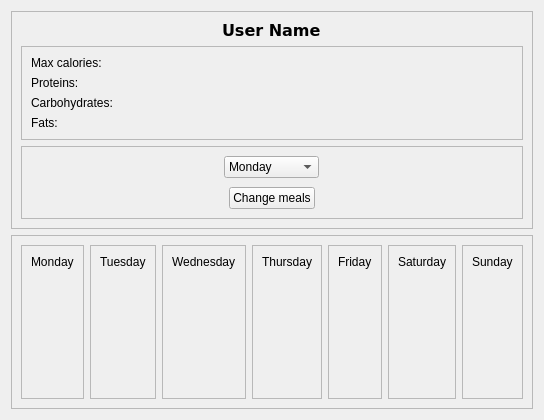
        <widget class="QWidget" name="tab">
         <attribute name="title">
          <string>Your day</string>
         </attribute>
         <layout class="QGridLayout" name="gridLayout_25">
          <item row="0" column="0">
           <widget class="QFrame" name="frame_18">
            <property name="frameShape">
             <enum>QFrame::StyledPanel</enum>
            </property>
            <property name="frameShadow">
             <enum>QFrame::Raised</enum>
            </property>
            <layout class="QGridLayout" name="gridLayout_23">
             <item row="1" column="0">
              <widget class="QFrame" name="frame_19">
               <property name="frameShape">
                <enum>QFrame::StyledPanel</enum>
               </property>
               <property name="frameShadow">
                <enum>QFrame::Raised</enum>
               </property>
               <layout class="QGridLayout" name="gridLayout_24">
                <item row="2" column="0" alignment="Qt::AlignLeft">
                 <widget class="QLabel" name="yourdayCarbohydrates">
                  <property name="text">
                   <string>Carbohydrates:</string>
                  </property>
                 </widget>
                </item>
                <item row="0" column="0" alignment="Qt::AlignLeft">
                 <widget class="QLabel" name="yourdayMaxCalories">
                  <property name="text">
                   <string>Max calories:</string>
                  </property>
                 </widget>
                </item>
                <item row="1" column="0" alignment="Qt::AlignLeft">
                 <widget class="QLabel" name="yourdayProteins">
                  <property name="text">
                   <string>Proteins:</string>
                  </property>
                 </widget>
                </item>
                <item row="3" column="0" alignment="Qt::AlignLeft">
                 <widget class="QLabel" name="yourdayFats">
                  <property name="text">
                   <string>Fats:</string>
                  </property>
                 </widget>
                </item>
               </layout>
              </widget>
             </item>
             <item row="2" column="0">
              <widget class="QFrame" name="frame_21">
               <property name="frameShape">
                <enum>QFrame::StyledPanel</enum>
               </property>
               <property name="frameShadow">
                <enum>QFrame::Raised</enum>
               </property>
               <layout class="QGridLayout" name="gridLayout_28">
                <property name="spacing">
                 <number>9</number>
                </property>
                <item row="0" column="0" alignment="Qt::AlignHCenter|Qt::AlignVCenter">
                 <widget class="QComboBox" name="choosenDay">
                  <item>
                   <property name="text">
                    <string>Monday</string>
                   </property>
                  </item>
                  <item>
                   <property name="text">
                    <string>Tuesday</string>
                   </property>
                  </item>
                  <item>
                   <property name="text">
                    <string>Wednesday</string>
                   </property>
                  </item>
                  <item>
                   <property name="text">
                    <string>Thursday</string>
                   </property>
                  </item>
                  <item>
                   <property name="text">
                    <string>Friday</string>
                   </property>
                  </item>
                  <item>
                   <property name="text">
                    <string>Saturday</string>
                   </property>
                  </item>
                  <item>
                   <property name="text">
                    <string>Sunday</string>
                   </property>
                  </item>
                 </widget>
                </item>
                <item row="1" column="0" alignment="Qt::AlignHCenter|Qt::AlignVCenter">
                 <widget class="QPushButton" name="checkDayPlan">
                  <property name="maximumSize">
                   <size>
                    <width>100</width>
                    <height>16777215</height>
                   </size>
                  </property>
                  <property name="text">
                   <string>Change meals</string>
                  </property>
                 </widget>
                </item>
               </layout>
              </widget>
             </item>
             <item row="0" column="0" alignment="Qt::AlignHCenter|Qt::AlignVCenter">
              <widget class="QLabel" name="yourdayUsername">
               <property name="font">
                <font>
                 <family>Verdana</family>
                 <pointsize>12</pointsize>
                 <weight>75</weight>
                 <bold>true</bold>
                </font>
               </property>
               <property name="text">
                <string>User Name</string>
               </property>
              </widget>
             </item>
            </layout>
           </widget>
          </item>
          <item row="1" column="0">
           <widget class="QFrame" name="frame_22">
            <property name="frameShape">
             <enum>QFrame::StyledPanel</enum>
            </property>
            <property name="frameShadow">
             <enum>QFrame::Raised</enum>
            </property>
            <layout class="QGridLayout" name="gridLayout_29">
             <item row="0" column="0">
              <widget class="QFrame" name="frame_23">
               <property name="frameShape">
                <enum>QFrame::StyledPanel</enum>
               </property>
               <property name="frameShadow">
                <enum>QFrame::Raised</enum>
               </property>
               <layout class="QGridLayout" name="gridLayout_30">
                <item row="5" column="0" alignment="Qt::AlignHCenter">
                 <widget class="QLabel" name="mondayMealFive">
                  <property name="text">
                   <string/>
                  </property>
                 </widget>
                </item>
                <item row="1" column="0" alignment="Qt::AlignHCenter">
                 <widget class="QLabel" name="mondayMealOne">
                  <property name="text">
                   <string/>
                  </property>
                 </widget>
                </item>
                <item row="6" column="0" alignment="Qt::AlignHCenter">
                 <widget class="QLabel" name="mondayTotal">
                  <property name="text">
                   <string/>
                  </property>
                 </widget>
                </item>
                <item row="4" column="0" alignment="Qt::AlignHCenter">
                 <widget class="QLabel" name="mondayMealFour">
                  <property name="text">
                   <string/>
                  </property>
                 </widget>
                </item>
                <item row="2" column="0" alignment="Qt::AlignHCenter">
                 <widget class="QLabel" name="mondayMealTwo">
                  <property name="text">
                   <string/>
                  </property>
                 </widget>
                </item>
                <item row="3" column="0" alignment="Qt::AlignHCenter">
                 <widget class="QLabel" name="mondayMealThree">
                  <property name="text">
                   <string/>
                  </property>
                 </widget>
                </item>
                <item row="0" column="0" alignment="Qt::AlignHCenter">
                 <widget class="QLabel" name="label">
                  <property name="text">
                   <string>Monday</string>
                  </property>
                 </widget>
                </item>
               </layout>
              </widget>
             </item>
             <item row="0" column="1">
              <widget class="QFrame" name="frame_24">
               <property name="frameShape">
                <enum>QFrame::StyledPanel</enum>
               </property>
               <property name="frameShadow">
                <enum>QFrame::Raised</enum>
               </property>
               <layout class="QGridLayout" name="gridLayout_31">
                <item row="4" column="0" alignment="Qt::AlignHCenter">
                 <widget class="QLabel" name="tuesdayMealFour">
                  <property name="text">
                   <string/>
                  </property>
                 </widget>
                </item>
                <item row="6" column="0" alignment="Qt::AlignHCenter">
                 <widget class="QLabel" name="tuesdayTotal">
                  <property name="text">
                   <string/>
                  </property>
                 </widget>
                </item>
                <item row="5" column="0" alignment="Qt::AlignHCenter">
                 <widget class="QLabel" name="tuesdayMealFive">
                  <property name="text">
                   <string/>
                  </property>
                 </widget>
                </item>
                <item row="3" column="0" alignment="Qt::AlignHCenter">
                 <widget class="QLabel" name="tuesdayMealThree">
                  <property name="text">
                   <string/>
                  </property>
                 </widget>
                </item>
                <item row="2" column="0" alignment="Qt::AlignHCenter">
                 <widget class="QLabel" name="tuesdayMealTwo">
                  <property name="text">
                   <string/>
                  </property>
                 </widget>
                </item>
                <item row="0" column="0" alignment="Qt::AlignHCenter">
                 <widget class="QLabel" name="label_5">
                  <property name="text">
                   <string>Tuesday</string>
                  </property>
                 </widget>
                </item>
                <item row="1" column="0" alignment="Qt::AlignHCenter">
                 <widget class="QLabel" name="tuesdayMealOne">
                  <property name="text">
                   <string/>
                  </property>
                 </widget>
                </item>
               </layout>
              </widget>
             </item>
             <item row="0" column="2">
              <widget class="QFrame" name="frame_25">
               <property name="frameShape">
                <enum>QFrame::StyledPanel</enum>
               </property>
               <property name="frameShadow">
                <enum>QFrame::Raised</enum>
               </property>
               <layout class="QGridLayout" name="gridLayout_32">
                <item row="3" column="0" alignment="Qt::AlignHCenter">
                 <widget class="QLabel" name="wednesdayMealThree">
                  <property name="text">
                   <string/>
                  </property>
                 </widget>
                </item>
                <item row="6" column="0" alignment="Qt::AlignHCenter">
                 <widget class="QLabel" name="wednesdayTotal">
                  <property name="text">
                   <string/>
                  </property>
                 </widget>
                </item>
                <item row="0" column="0" alignment="Qt::AlignHCenter">
                 <widget class="QLabel" name="label_7">
                  <property name="text">
                   <string>Wednesday</string>
                  </property>
                 </widget>
                </item>
                <item row="4" column="0" alignment="Qt::AlignHCenter">
                 <widget class="QLabel" name="wednesdayMealFour">
                  <property name="text">
                   <string/>
                  </property>
                 </widget>
                </item>
                <item row="1" column="0" alignment="Qt::AlignHCenter">
                 <widget class="QLabel" name="wednesdayMealOne">
                  <property name="text">
                   <string/>
                  </property>
                 </widget>
                </item>
                <item row="5" column="0" alignment="Qt::AlignHCenter">
                 <widget class="QLabel" name="wednesdayMealFive">
                  <property name="text">
                   <string/>
                  </property>
                 </widget>
                </item>
                <item row="2" column="0" alignment="Qt::AlignHCenter">
                 <widget class="QLabel" name="wednesdayMealTwo">
                  <property name="text">
                   <string/>
                  </property>
                 </widget>
                </item>
               </layout>
              </widget>
             </item>
             <item row="0" column="3">
              <widget class="QFrame" name="frame_26">
               <property name="frameShape">
                <enum>QFrame::StyledPanel</enum>
               </property>
               <property name="frameShadow">
                <enum>QFrame::Raised</enum>
               </property>
               <layout class="QGridLayout" name="gridLayout_33">
                <item row="0" column="0" alignment="Qt::AlignHCenter">
                 <widget class="QLabel" name="label_9">
                  <property name="text">
                   <string>Thursday</string>
                  </property>
                 </widget>
                </item>
                <item row="2" column="0" alignment="Qt::AlignHCenter">
                 <widget class="QLabel" name="thursdayMealTwo">
                  <property name="text">
                   <string/>
                  </property>
                 </widget>
                </item>
                <item row="6" column="0" alignment="Qt::AlignHCenter">
                 <widget class="QLabel" name="thursdayTotal">
                  <property name="text">
                   <string/>
                  </property>
                 </widget>
                </item>
                <item row="5" column="0" alignment="Qt::AlignHCenter">
                 <widget class="QLabel" name="thursdayMealFive">
                  <property name="text">
                   <string/>
                  </property>
                 </widget>
                </item>
                <item row="1" column="0" alignment="Qt::AlignHCenter">
                 <widget class="QLabel" name="thursdayMealOne">
                  <property name="text">
                   <string/>
                  </property>
                 </widget>
                </item>
                <item row="4" column="0" alignment="Qt::AlignHCenter">
                 <widget class="QLabel" name="thursdayMealFour">
                  <property name="text">
                   <string/>
                  </property>
                 </widget>
                </item>
                <item row="3" column="0" alignment="Qt::AlignHCenter">
                 <widget class="QLabel" name="thursdayMealThree">
                  <property name="text">
                   <string/>
                  </property>
                 </widget>
                </item>
               </layout>
              </widget>
             </item>
             <item row="0" column="4">
              <widget class="QFrame" name="frame_27">
               <property name="frameShape">
                <enum>QFrame::StyledPanel</enum>
               </property>
               <property name="frameShadow">
                <enum>QFrame::Raised</enum>
               </property>
               <layout class="QGridLayout" name="gridLayout_34">
                <item row="0" column="0" alignment="Qt::AlignHCenter">
                 <widget class="QLabel" name="label_10">
                  <property name="text">
                   <string>Friday</string>
                  </property>
                 </widget>
                </item>
                <item row="2" column="0" alignment="Qt::AlignHCenter">
                 <widget class="QLabel" name="fridayMealTwo">
                  <property name="text">
                   <string/>
                  </property>
                 </widget>
                </item>
                <item row="5" column="0" alignment="Qt::AlignHCenter">
                 <widget class="QLabel" name="fridayMealFive">
                  <property name="text">
                   <string/>
                  </property>
                 </widget>
                </item>
                <item row="1" column="0" alignment="Qt::AlignHCenter">
                 <widget class="QLabel" name="fridayMealOne">
                  <property name="text">
                   <string/>
                  </property>
                 </widget>
                </item>
                <item row="4" column="0" alignment="Qt::AlignHCenter">
                 <widget class="QLabel" name="fridayMealFour">
                  <property name="text">
                   <string/>
                  </property>
                 </widget>
                </item>
                <item row="3" column="0" alignment="Qt::AlignHCenter">
                 <widget class="QLabel" name="fridayMealThree">
                  <property name="text">
                   <string/>
                  </property>
                 </widget>
                </item>
                <item row="6" column="0" alignment="Qt::AlignHCenter">
                 <widget class="QLabel" name="fridayTotal">
                  <property name="text">
                   <string/>
                  </property>
                 </widget>
                </item>
               </layout>
              </widget>
             </item>
             <item row="0" column="5">
              <widget class="QFrame" name="frame_28">
               <property name="frameShape">
                <enum>QFrame::StyledPanel</enum>
               </property>
               <property name="frameShadow">
                <enum>QFrame::Raised</enum>
               </property>
               <layout class="QGridLayout" name="gridLayout_35">
                <item row="5" column="0" alignment="Qt::AlignHCenter">
                 <widget class="QLabel" name="saturdayMealFive">
                  <property name="text">
                   <string/>
                  </property>
                 </widget>
                </item>
                <item row="0" column="0" alignment="Qt::AlignHCenter">
                 <widget class="QLabel" name="label_11">
                  <property name="text">
                   <string>Saturday</string>
                  </property>
                 </widget>
                </item>
                <item row="2" column="0" alignment="Qt::AlignHCenter">
                 <widget class="QLabel" name="saturdayMealTwo">
                  <property name="text">
                   <string/>
                  </property>
                 </widget>
                </item>
                <item row="3" column="0" alignment="Qt::AlignHCenter">
                 <widget class="QLabel" name="saturdayMealThree">
                  <property name="text">
                   <string/>
                  </property>
                 </widget>
                </item>
                <item row="4" column="0" alignment="Qt::AlignHCenter">
                 <widget class="QLabel" name="saturdayMealFour">
                  <property name="text">
                   <string/>
                  </property>
                 </widget>
                </item>
                <item row="1" column="0" alignment="Qt::AlignHCenter">
                 <widget class="QLabel" name="saturdayMealOne">
                  <property name="text">
                   <string/>
                  </property>
                 </widget>
                </item>
                <item row="6" column="0" alignment="Qt::AlignHCenter">
                 <widget class="QLabel" name="saturdayTotal">
                  <property name="text">
                   <string/>
                  </property>
                 </widget>
                </item>
               </layout>
              </widget>
             </item>
             <item row="0" column="6">
              <widget class="QFrame" name="frame_29">
               <property name="frameShape">
                <enum>QFrame::StyledPanel</enum>
               </property>
               <property name="frameShadow">
                <enum>QFrame::Raised</enum>
               </property>
               <layout class="QGridLayout" name="gridLayout_36">
                <item row="3" column="0" alignment="Qt::AlignHCenter">
                 <widget class="QLabel" name="sundayMealThree">
                  <property name="text">
                   <string/>
                  </property>
                 </widget>
                </item>
                <item row="4" column="0" alignment="Qt::AlignHCenter">
                 <widget class="QLabel" name="sundayMealFour">
                  <property name="text">
                   <string/>
                  </property>
                 </widget>
                </item>
                <item row="6" column="0" alignment="Qt::AlignHCenter">
                 <widget class="QLabel" name="sundayTotal">
                  <property name="text">
                   <string/>
                  </property>
                 </widget>
                </item>
                <item row="1" column="0" alignment="Qt::AlignHCenter">
                 <widget class="QLabel" name="sundayMealOne">
                  <property name="text">
                   <string/>
                  </property>
                 </widget>
                </item>
                <item row="2" column="0" alignment="Qt::AlignHCenter">
                 <widget class="QLabel" name="sundayMealTwo">
                  <property name="text">
                   <string/>
                  </property>
                 </widget>
                </item>
                <item row="0" column="0" alignment="Qt::AlignHCenter">
                 <widget class="QLabel" name="label_12">
                  <property name="text">
                   <string>Sunday</string>
                  </property>
                 </widget>
                </item>
                <item row="5" column="0" alignment="Qt::AlignHCenter">
                 <widget class="QLabel" name="sundayMealFive">
                  <property name="text">
                   <string/>
                  </property>
                 </widget>
                </item>
               </layout>
              </widget>
             </item>
            </layout>
           </widget>
          </item>
         </layout>
        </widget>
